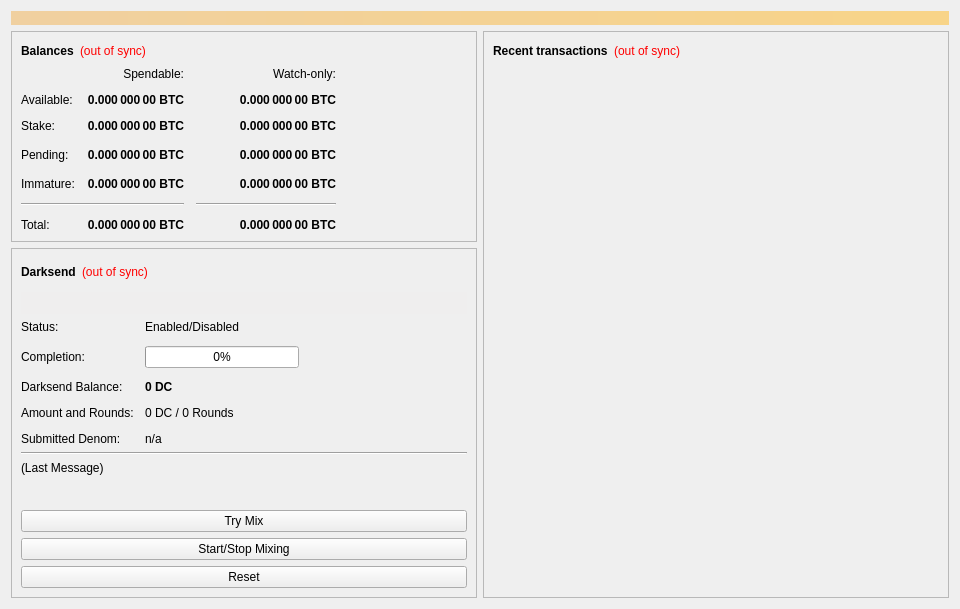
<?xml version="1.0" encoding="UTF-8"?>
<ui version="4.0">
 <class>OverviewPage</class>
 <widget class="QWidget" name="OverviewPage">
  <property name="geometry">
   <rect>
    <x>0</x>
    <y>0</y>
    <width>960</width>
    <height>594</height>
   </rect>
  </property>
  <property name="minimumSize">
   <size>
    <width>960</width>
    <height>0</height>
   </size>
  </property>
  <property name="windowTitle">
   <string>Form</string>
  </property>
  <layout class="QVBoxLayout" name="topLayout">
   <item>
    <widget class="QLabel" name="labelAlerts">
     <property name="visible">
      <bool>false</bool>
     </property>
     <property name="styleSheet">
      <string notr="true">background-color: qlineargradient(x1: 0, y1: 0, x2: 1, y2: 0, stop:0 #F0D0A0, stop:1 #F8D488); color:#000000;</string>
     </property>
     <property name="wordWrap">
      <bool>true</bool>
     </property>
     <property name="margin">
      <number>3</number>
     </property>
    </widget>
   </item>
   <item>
    <layout class="QHBoxLayout" name="horizontalLayout" stretch="1,1">
     <item>
      <layout class="QVBoxLayout" name="verticalLayout_2">
       <item>
        <widget class="QFrame" name="frame">
         <property name="frameShape">
          <enum>QFrame::StyledPanel</enum>
         </property>
         <property name="frameShadow">
          <enum>QFrame::Raised</enum>
         </property>
         <layout class="QVBoxLayout" name="verticalLayout_4">
          <item>
           <layout class="QHBoxLayout" name="horizontalLayout_4">
            <item>
             <widget class="QLabel" name="label_5">
              <property name="font">
               <font>
                <weight>75</weight>
                <bold>true</bold>
               </font>
              </property>
              <property name="text">
               <string>Balances</string>
              </property>
             </widget>
            </item>
            <item>
             <widget class="QLabel" name="labelWalletStatus">
              <property name="cursor">
               <cursorShape>WhatsThisCursor</cursorShape>
              </property>
              <property name="toolTip">
               <string>The displayed information may be out of date. Your wallet automatically synchronizes with the Ducat network after a connection is established, but this process has not completed yet.</string>
              </property>
              <property name="styleSheet">
               <string notr="true">QLabel { color: red; }</string>
              </property>
              <property name="text">
               <string notr="true">(out of sync)</string>
              </property>
              <property name="alignment">
               <set>Qt::AlignLeading|Qt::AlignLeft|Qt::AlignVCenter</set>
              </property>
             </widget>
            </item>
            <item>
             <spacer name="horizontalSpacer_3">
              <property name="orientation">
               <enum>Qt::Horizontal</enum>
              </property>
              <property name="sizeHint" stdset="0">
               <size>
                <width>40</width>
                <height>20</height>
               </size>
              </property>
             </spacer>
            </item>
           </layout>
          </item>
          <item>
           <layout class="QGridLayout" name="gridLayout">
            <property name="spacing">
             <number>12</number>
            </property>
            <item row="3" column="2">
             <widget class="QLabel" name="labelWatchPending">
              <property name="font">
               <font>
                <weight>75</weight>
                <bold>true</bold>
               </font>
              </property>
              <property name="cursor">
               <cursorShape>IBeamCursor</cursorShape>
              </property>
              <property name="toolTip">
               <string>Unconfirmed transactions to watch-only addresses</string>
              </property>
              <property name="text">
               <string notr="true">0.000 000 00 BTC</string>
              </property>
              <property name="alignment">
               <set>Qt::AlignRight|Qt::AlignTrailing|Qt::AlignVCenter</set>
              </property>
              <property name="textInteractionFlags">
               <set>Qt::LinksAccessibleByMouse|Qt::TextSelectableByKeyboard|Qt::TextSelectableByMouse</set>
              </property>
             </widget>
            </item>
            <item row="3" column="1">
             <widget class="QLabel" name="labelUnconfirmed">
              <property name="font">
               <font>
                <weight>75</weight>
                <bold>true</bold>
               </font>
              </property>
              <property name="cursor">
               <cursorShape>IBeamCursor</cursorShape>
              </property>
              <property name="toolTip">
               <string>Total of transactions that have yet to be confirmed, and do not yet count toward the spendable balance</string>
              </property>
              <property name="text">
               <string notr="true">0.000 000 00 BTC</string>
              </property>
              <property name="alignment">
               <set>Qt::AlignRight|Qt::AlignTrailing|Qt::AlignVCenter</set>
              </property>
              <property name="textInteractionFlags">
               <set>Qt::LinksAccessibleByMouse|Qt::TextSelectableByKeyboard|Qt::TextSelectableByMouse</set>
              </property>
             </widget>
            </item>
            <item row="4" column="2">
             <widget class="QLabel" name="labelWatchImmature">
              <property name="font">
               <font>
                <weight>75</weight>
                <bold>true</bold>
               </font>
              </property>
              <property name="cursor">
               <cursorShape>IBeamCursor</cursorShape>
              </property>
              <property name="toolTip">
               <string>Mined balance in watch-only addresses that has not yet matured</string>
              </property>
              <property name="text">
               <string notr="true">0.000 000 00 BTC</string>
              </property>
              <property name="alignment">
               <set>Qt::AlignRight|Qt::AlignTrailing|Qt::AlignVCenter</set>
              </property>
              <property name="textInteractionFlags">
               <set>Qt::LinksAccessibleByMouse|Qt::TextSelectableByKeyboard|Qt::TextSelectableByMouse</set>
              </property>
             </widget>
            </item>
            <item row="5" column="0" colspan="2">
             <widget class="Line" name="lineSpendableBalance">
              <property name="orientation">
               <enum>Qt::Horizontal</enum>
              </property>
             </widget>
            </item>
            <item row="5" column="2">
             <widget class="Line" name="lineWatchBalance">
              <property name="sizePolicy">
               <sizepolicy hsizetype="Preferred" vsizetype="Fixed">
                <horstretch>0</horstretch>
                <verstretch>0</verstretch>
               </sizepolicy>
              </property>
              <property name="minimumSize">
               <size>
                <width>140</width>
                <height>0</height>
               </size>
              </property>
              <property name="orientation">
               <enum>Qt::Horizontal</enum>
              </property>
             </widget>
            </item>
            <item row="6" column="0">
             <widget class="QLabel" name="labelTotalText">
              <property name="text">
               <string>Total:</string>
              </property>
             </widget>
            </item>
            <item row="4" column="1">
             <widget class="QLabel" name="labelImmature">
              <property name="font">
               <font>
                <weight>75</weight>
                <bold>true</bold>
               </font>
              </property>
              <property name="cursor">
               <cursorShape>IBeamCursor</cursorShape>
              </property>
              <property name="toolTip">
               <string>Mined balance that has not yet matured</string>
              </property>
              <property name="text">
               <string notr="true">0.000 000 00 BTC</string>
              </property>
              <property name="alignment">
               <set>Qt::AlignRight|Qt::AlignTrailing|Qt::AlignVCenter</set>
              </property>
              <property name="textInteractionFlags">
               <set>Qt::LinksAccessibleByMouse|Qt::TextSelectableByKeyboard|Qt::TextSelectableByMouse</set>
              </property>
             </widget>
            </item>
            <item row="3" column="3">
             <spacer name="horizontalSpacer_2">
              <property name="orientation">
               <enum>Qt::Horizontal</enum>
              </property>
              <property name="sizeHint" stdset="0">
               <size>
                <width>40</width>
                <height>20</height>
               </size>
              </property>
             </spacer>
            </item>
            <item row="4" column="0">
             <widget class="QLabel" name="labelImmatureText">
              <property name="text">
               <string>Immature:</string>
              </property>
             </widget>
            </item>
            <item row="6" column="1">
             <widget class="QLabel" name="labelTotal">
              <property name="font">
               <font>
                <weight>75</weight>
                <bold>true</bold>
               </font>
              </property>
              <property name="cursor">
               <cursorShape>IBeamCursor</cursorShape>
              </property>
              <property name="toolTip">
               <string>Your current total balance</string>
              </property>
              <property name="text">
               <string notr="true">0.000 000 00 BTC</string>
              </property>
              <property name="alignment">
               <set>Qt::AlignRight|Qt::AlignTrailing|Qt::AlignVCenter</set>
              </property>
              <property name="textInteractionFlags">
               <set>Qt::LinksAccessibleByMouse|Qt::TextSelectableByKeyboard|Qt::TextSelectableByMouse</set>
              </property>
             </widget>
            </item>
            <item row="6" column="2">
             <widget class="QLabel" name="labelWatchTotal">
              <property name="font">
               <font>
                <weight>75</weight>
                <bold>true</bold>
               </font>
              </property>
              <property name="cursor">
               <cursorShape>IBeamCursor</cursorShape>
              </property>
              <property name="toolTip">
               <string>Current total balance in watch-only addresses</string>
              </property>
              <property name="text">
               <string notr="true">0.000 000 00 BTC</string>
              </property>
              <property name="alignment">
               <set>Qt::AlignRight|Qt::AlignTrailing|Qt::AlignVCenter</set>
              </property>
              <property name="textInteractionFlags">
               <set>Qt::LinksAccessibleByMouse|Qt::TextSelectableByKeyboard|Qt::TextSelectableByMouse</set>
              </property>
             </widget>
            </item>
            <item row="0" column="2">
             <widget class="QLabel" name="labelWatchonly">
              <property name="text">
               <string>Watch-only:</string>
              </property>
              <property name="alignment">
               <set>Qt::AlignRight|Qt::AlignTrailing|Qt::AlignVCenter</set>
              </property>
             </widget>
            </item>
            <item row="1" column="0">
             <widget class="QLabel" name="labelBalanceText">
              <property name="text">
               <string>Available:</string>
              </property>
             </widget>
            </item>
            <item row="1" column="1">
             <widget class="QLabel" name="labelBalance">
              <property name="font">
               <font>
                <weight>75</weight>
                <bold>true</bold>
               </font>
              </property>
              <property name="cursor">
               <cursorShape>IBeamCursor</cursorShape>
              </property>
              <property name="toolTip">
               <string>Your current spendable balance</string>
              </property>
              <property name="text">
               <string notr="true">0.000 000 00 BTC</string>
              </property>
              <property name="alignment">
               <set>Qt::AlignRight|Qt::AlignTrailing|Qt::AlignVCenter</set>
              </property>
              <property name="textInteractionFlags">
               <set>Qt::LinksAccessibleByMouse|Qt::TextSelectableByKeyboard|Qt::TextSelectableByMouse</set>
              </property>
             </widget>
            </item>
            <item row="2" column="0">
             <widget class="QLabel" name="label_10">
              <property name="text">
               <string>Stake:</string>
              </property>
             </widget>
            </item>
            <item row="2" column="1">
             <widget class="QLabel" name="labelStake">
              <property name="font">
               <font>
                <weight>75</weight>
                <bold>true</bold>
               </font>
              </property>
              <property name="cursor">
               <cursorShape>IBeamCursor</cursorShape>
              </property>
              <property name="toolTip">
               <string>Total of coins that was staked, and do not yet count toward the current balance</string>
              </property>
              <property name="text">
               <string notr="true">0.000 000 00 BTC</string>
              </property>
              <property name="alignment">
               <set>Qt::AlignRight|Qt::AlignTrailing|Qt::AlignVCenter</set>
              </property>
              <property name="textInteractionFlags">
               <set>Qt::LinksAccessibleByMouse|Qt::TextSelectableByKeyboard|Qt::TextSelectableByMouse</set>
              </property>
             </widget>
            </item>
            <item row="2" column="2">
             <widget class="QLabel" name="labelWatchStake">
              <property name="font">
               <font>
                <weight>75</weight>
                <bold>true</bold>
               </font>
              </property>
              <property name="cursor">
               <cursorShape>IBeamCursor</cursorShape>
              </property>
              <property name="toolTip">
               <string>Total of coins that was staked in watch-only addresses, and do not yet count toward the current watch-only balance</string>
              </property>
              <property name="text">
               <string notr="true">0.000 000 00 BTC</string>
              </property>
              <property name="alignment">
               <set>Qt::AlignRight|Qt::AlignTrailing|Qt::AlignVCenter</set>
              </property>
              <property name="textInteractionFlags">
               <set>Qt::LinksAccessibleByMouse|Qt::TextSelectableByKeyboard|Qt::TextSelectableByMouse</set>
              </property>
             </widget>
            </item>
            <item row="1" column="2">
             <widget class="QLabel" name="labelWatchAvailable">
              <property name="font">
               <font>
                <weight>75</weight>
                <bold>true</bold>
               </font>
              </property>
              <property name="cursor">
               <cursorShape>IBeamCursor</cursorShape>
              </property>
              <property name="toolTip">
               <string>Your current balance in watch-only addresses</string>
              </property>
              <property name="text">
               <string notr="true">0.000 000 00 BTC</string>
              </property>
              <property name="alignment">
               <set>Qt::AlignRight|Qt::AlignTrailing|Qt::AlignVCenter</set>
              </property>
              <property name="textInteractionFlags">
               <set>Qt::LinksAccessibleByMouse|Qt::TextSelectableByKeyboard|Qt::TextSelectableByMouse</set>
              </property>
             </widget>
            </item>
            <item row="3" column="0">
             <widget class="QLabel" name="labelPendingText">
              <property name="text">
               <string>Pending:</string>
              </property>
             </widget>
            </item>
            <item row="0" column="1">
             <widget class="QLabel" name="labelSpendable">
              <property name="text">
               <string>Spendable:</string>
              </property>
              <property name="alignment">
               <set>Qt::AlignRight|Qt::AlignTrailing|Qt::AlignVCenter</set>
              </property>
             </widget>
            </item>
           </layout>
          </item>
         </layout>
        </widget>
       </item>
       <item>
        <widget class="QFrame" name="frameDarksend">
         <property name="sizePolicy">
          <sizepolicy hsizetype="Expanding" vsizetype="Expanding">
           <horstretch>0</horstretch>
           <verstretch>0</verstretch>
          </sizepolicy>
         </property>
         <property name="minimumSize">
          <size>
           <width>0</width>
           <height>350</height>
          </size>
         </property>
         <property name="layoutDirection">
          <enum>Qt::LeftToRight</enum>
         </property>
         <property name="frameShape">
          <enum>QFrame::StyledPanel</enum>
         </property>
         <property name="frameShadow">
          <enum>QFrame::Raised</enum>
         </property>
         <layout class="QVBoxLayout" name="verticalLayout_5">
          <item>
           <layout class="QHBoxLayout" name="horizontalLayout_5">
            <item>
             <widget class="QLabel" name="label_2">
              <property name="font">
               <font>
                <weight>75</weight>
                <bold>true</bold>
               </font>
              </property>
              <property name="text">
               <string>Darksend</string>
              </property>
             </widget>
            </item>
            <item>
             <widget class="QLabel" name="labelDarksendSyncStatus">
              <property name="toolTip">
               <string>The displayed information may be out of date. Your wallet automatically synchronizes with the Ducat network after a connection is established, but this process has not completed yet.</string>
              </property>
              <property name="styleSheet">
               <string notr="true">QLabel { color: red; }</string>
              </property>
              <property name="text">
               <string notr="true">(out of sync)</string>
              </property>
              <property name="alignment">
               <set>Qt::AlignLeading|Qt::AlignLeft|Qt::AlignVCenter</set>
              </property>
             </widget>
            </item>
            <item>
             <spacer name="horizontalSpacer_4">
              <property name="orientation">
               <enum>Qt::Horizontal</enum>
              </property>
              <property name="sizeHint" stdset="0">
               <size>
                <width>40</width>
                <height>20</height>
               </size>
              </property>
             </spacer>
            </item>
           </layout>
          </item>
          <item>
           <widget class="QPushButton" name="runAutoDenom">
            <property name="palette">
             <palette>
              <active>
               <colorrole role="WindowText">
                <brush brushstyle="SolidPattern">
                 <color alpha="255">
                  <red>0</red>
                  <green>0</green>
                  <blue>0</blue>
                 </color>
                </brush>
               </colorrole>
               <colorrole role="Button">
                <brush brushstyle="SolidPattern">
                 <color alpha="255">
                  <red>239</red>
                  <green>238</green>
                  <blue>238</blue>
                 </color>
                </brush>
               </colorrole>
               <colorrole role="Light">
                <brush brushstyle="SolidPattern">
                 <color alpha="255">
                  <red>255</red>
                  <green>255</green>
                  <blue>255</blue>
                 </color>
                </brush>
               </colorrole>
               <colorrole role="Midlight">
                <brush brushstyle="SolidPattern">
                 <color alpha="255">
                  <red>247</red>
                  <green>246</green>
                  <blue>246</blue>
                 </color>
                </brush>
               </colorrole>
               <colorrole role="Dark">
                <brush brushstyle="SolidPattern">
                 <color alpha="255">
                  <red>119</red>
                  <green>119</green>
                  <blue>119</blue>
                 </color>
                </brush>
               </colorrole>
               <colorrole role="Mid">
                <brush brushstyle="SolidPattern">
                 <color alpha="255">
                  <red>159</red>
                  <green>159</green>
                  <blue>159</blue>
                 </color>
                </brush>
               </colorrole>
               <colorrole role="Text">
                <brush brushstyle="SolidPattern">
                 <color alpha="255">
                  <red>0</red>
                  <green>0</green>
                  <blue>0</blue>
                 </color>
                </brush>
               </colorrole>
               <colorrole role="BrightText">
                <brush brushstyle="SolidPattern">
                 <color alpha="255">
                  <red>255</red>
                  <green>255</green>
                  <blue>255</blue>
                 </color>
                </brush>
               </colorrole>
               <colorrole role="ButtonText">
                <brush brushstyle="SolidPattern">
                 <color alpha="255">
                  <red>0</red>
                  <green>0</green>
                  <blue>0</blue>
                 </color>
                </brush>
               </colorrole>
               <colorrole role="Base">
                <brush brushstyle="SolidPattern">
                 <color alpha="255">
                  <red>255</red>
                  <green>255</green>
                  <blue>255</blue>
                 </color>
                </brush>
               </colorrole>
               <colorrole role="Window">
                <brush brushstyle="SolidPattern">
                 <color alpha="255">
                  <red>239</red>
                  <green>238</green>
                  <blue>238</blue>
                 </color>
                </brush>
               </colorrole>
               <colorrole role="Shadow">
                <brush brushstyle="SolidPattern">
                 <color alpha="255">
                  <red>0</red>
                  <green>0</green>
                  <blue>0</blue>
                 </color>
                </brush>
               </colorrole>
               <colorrole role="AlternateBase">
                <brush brushstyle="SolidPattern">
                 <color alpha="255">
                  <red>247</red>
                  <green>246</green>
                  <blue>246</blue>
                 </color>
                </brush>
               </colorrole>
               <colorrole role="ToolTipBase">
                <brush brushstyle="SolidPattern">
                 <color alpha="255">
                  <red>255</red>
                  <green>255</green>
                  <blue>220</blue>
                 </color>
                </brush>
               </colorrole>
               <colorrole role="ToolTipText">
                <brush brushstyle="SolidPattern">
                 <color alpha="255">
                  <red>0</red>
                  <green>0</green>
                  <blue>0</blue>
                 </color>
                </brush>
               </colorrole>
              </active>
              <inactive>
               <colorrole role="WindowText">
                <brush brushstyle="SolidPattern">
                 <color alpha="255">
                  <red>0</red>
                  <green>0</green>
                  <blue>0</blue>
                 </color>
                </brush>
               </colorrole>
               <colorrole role="Button">
                <brush brushstyle="SolidPattern">
                 <color alpha="255">
                  <red>239</red>
                  <green>238</green>
                  <blue>238</blue>
                 </color>
                </brush>
               </colorrole>
               <colorrole role="Light">
                <brush brushstyle="SolidPattern">
                 <color alpha="255">
                  <red>255</red>
                  <green>255</green>
                  <blue>255</blue>
                 </color>
                </brush>
               </colorrole>
               <colorrole role="Midlight">
                <brush brushstyle="SolidPattern">
                 <color alpha="255">
                  <red>247</red>
                  <green>246</green>
                  <blue>246</blue>
                 </color>
                </brush>
               </colorrole>
               <colorrole role="Dark">
                <brush brushstyle="SolidPattern">
                 <color alpha="255">
                  <red>119</red>
                  <green>119</green>
                  <blue>119</blue>
                 </color>
                </brush>
               </colorrole>
               <colorrole role="Mid">
                <brush brushstyle="SolidPattern">
                 <color alpha="255">
                  <red>159</red>
                  <green>159</green>
                  <blue>159</blue>
                 </color>
                </brush>
               </colorrole>
               <colorrole role="Text">
                <brush brushstyle="SolidPattern">
                 <color alpha="255">
                  <red>0</red>
                  <green>0</green>
                  <blue>0</blue>
                 </color>
                </brush>
               </colorrole>
               <colorrole role="BrightText">
                <brush brushstyle="SolidPattern">
                 <color alpha="255">
                  <red>255</red>
                  <green>255</green>
                  <blue>255</blue>
                 </color>
                </brush>
               </colorrole>
               <colorrole role="ButtonText">
                <brush brushstyle="SolidPattern">
                 <color alpha="255">
                  <red>0</red>
                  <green>0</green>
                  <blue>0</blue>
                 </color>
                </brush>
               </colorrole>
               <colorrole role="Base">
                <brush brushstyle="SolidPattern">
                 <color alpha="255">
                  <red>255</red>
                  <green>255</green>
                  <blue>255</blue>
                 </color>
                </brush>
               </colorrole>
               <colorrole role="Window">
                <brush brushstyle="SolidPattern">
                 <color alpha="255">
                  <red>239</red>
                  <green>238</green>
                  <blue>238</blue>
                 </color>
                </brush>
               </colorrole>
               <colorrole role="Shadow">
                <brush brushstyle="SolidPattern">
                 <color alpha="255">
                  <red>0</red>
                  <green>0</green>
                  <blue>0</blue>
                 </color>
                </brush>
               </colorrole>
               <colorrole role="AlternateBase">
                <brush brushstyle="SolidPattern">
                 <color alpha="255">
                  <red>247</red>
                  <green>246</green>
                  <blue>246</blue>
                 </color>
                </brush>
               </colorrole>
               <colorrole role="ToolTipBase">
                <brush brushstyle="SolidPattern">
                 <color alpha="255">
                  <red>255</red>
                  <green>255</green>
                  <blue>220</blue>
                 </color>
                </brush>
               </colorrole>
               <colorrole role="ToolTipText">
                <brush brushstyle="SolidPattern">
                 <color alpha="255">
                  <red>0</red>
                  <green>0</green>
                  <blue>0</blue>
                 </color>
                </brush>
               </colorrole>
              </inactive>
              <disabled>
               <colorrole role="WindowText">
                <brush brushstyle="SolidPattern">
                 <color alpha="255">
                  <red>119</red>
                  <green>119</green>
                  <blue>119</blue>
                 </color>
                </brush>
               </colorrole>
               <colorrole role="Button">
                <brush brushstyle="SolidPattern">
                 <color alpha="255">
                  <red>239</red>
                  <green>238</green>
                  <blue>238</blue>
                 </color>
                </brush>
               </colorrole>
               <colorrole role="Light">
                <brush brushstyle="SolidPattern">
                 <color alpha="255">
                  <red>255</red>
                  <green>255</green>
                  <blue>255</blue>
                 </color>
                </brush>
               </colorrole>
               <colorrole role="Midlight">
                <brush brushstyle="SolidPattern">
                 <color alpha="255">
                  <red>247</red>
                  <green>246</green>
                  <blue>246</blue>
                 </color>
                </brush>
               </colorrole>
               <colorrole role="Dark">
                <brush brushstyle="SolidPattern">
                 <color alpha="255">
                  <red>119</red>
                  <green>119</green>
                  <blue>119</blue>
                 </color>
                </brush>
               </colorrole>
               <colorrole role="Mid">
                <brush brushstyle="SolidPattern">
                 <color alpha="255">
                  <red>159</red>
                  <green>159</green>
                  <blue>159</blue>
                 </color>
                </brush>
               </colorrole>
               <colorrole role="Text">
                <brush brushstyle="SolidPattern">
                 <color alpha="255">
                  <red>119</red>
                  <green>119</green>
                  <blue>119</blue>
                 </color>
                </brush>
               </colorrole>
               <colorrole role="BrightText">
                <brush brushstyle="SolidPattern">
                 <color alpha="255">
                  <red>255</red>
                  <green>255</green>
                  <blue>255</blue>
                 </color>
                </brush>
               </colorrole>
               <colorrole role="ButtonText">
                <brush brushstyle="SolidPattern">
                 <color alpha="255">
                  <red>119</red>
                  <green>119</green>
                  <blue>119</blue>
                 </color>
                </brush>
               </colorrole>
               <colorrole role="Base">
                <brush brushstyle="SolidPattern">
                 <color alpha="255">
                  <red>239</red>
                  <green>238</green>
                  <blue>238</blue>
                 </color>
                </brush>
               </colorrole>
               <colorrole role="Window">
                <brush brushstyle="SolidPattern">
                 <color alpha="255">
                  <red>239</red>
                  <green>238</green>
                  <blue>238</blue>
                 </color>
                </brush>
               </colorrole>
               <colorrole role="Shadow">
                <brush brushstyle="SolidPattern">
                 <color alpha="255">
                  <red>0</red>
                  <green>0</green>
                  <blue>0</blue>
                 </color>
                </brush>
               </colorrole>
               <colorrole role="AlternateBase">
                <brush brushstyle="SolidPattern">
                 <color alpha="255">
                  <red>239</red>
                  <green>238</green>
                  <blue>238</blue>
                 </color>
                </brush>
               </colorrole>
               <colorrole role="ToolTipBase">
                <brush brushstyle="SolidPattern">
                 <color alpha="255">
                  <red>255</red>
                  <green>255</green>
                  <blue>220</blue>
                 </color>
                </brush>
               </colorrole>
               <colorrole role="ToolTipText">
                <brush brushstyle="SolidPattern">
                 <color alpha="255">
                  <red>0</red>
                  <green>0</green>
                  <blue>0</blue>
                 </color>
                </brush>
               </colorrole>
              </disabled>
             </palette>
            </property>
            <property name="focusPolicy">
             <enum>Qt::NoFocus</enum>
            </property>
            <property name="autoFillBackground">
             <bool>true</bool>
            </property>
            <property name="text">
             <string/>
            </property>
            <property name="flat">
             <bool>true</bool>
            </property>
           </widget>
          </item>
          <item>
           <layout class="QFormLayout" name="formLayout">
            <property name="fieldGrowthPolicy">
             <enum>QFormLayout::AllNonFixedFieldsGrow</enum>
            </property>
            <property name="horizontalSpacing">
             <number>11</number>
            </property>
            <property name="verticalSpacing">
             <number>12</number>
            </property>
            <item row="0" column="0">
             <widget class="QLabel" name="label_6">
              <property name="text">
               <string>Status:</string>
              </property>
             </widget>
            </item>
            <item row="1" column="0">
             <widget class="QLabel" name="label_7">
              <property name="text">
               <string>Completion:</string>
              </property>
             </widget>
            </item>
            <item row="1" column="1">
             <widget class="QProgressBar" name="darksendProgress">
              <property name="maximumSize">
               <size>
                <width>154</width>
                <height>16777215</height>
               </size>
              </property>
              <property name="value">
               <number>0</number>
              </property>
             </widget>
            </item>
            <item row="3" column="0">
             <widget class="QLabel" name="labelAnonymizedText">
              <property name="text">
               <string>Darksend Balance:</string>
              </property>
             </widget>
            </item>
            <item row="3" column="1">
             <widget class="QLabel" name="labelAnonymized">
              <property name="font">
               <font>
                <weight>75</weight>
                <bold>true</bold>
               </font>
              </property>
              <property name="text">
               <string notr="true">0 DC</string>
              </property>
             </widget>
            </item>
            <item row="4" column="0">
             <widget class="QLabel" name="label_8">
              <property name="text">
               <string>Amount and Rounds:</string>
              </property>
             </widget>
            </item>
            <item row="4" column="1">
             <widget class="QLabel" name="labelAmountRounds">
              <property name="text">
               <string>0 DC / 0 Rounds</string>
              </property>
             </widget>
            </item>
            <item row="5" column="0">
             <widget class="QLabel" name="label_9">
              <property name="text">
               <string>Submitted Denom:</string>
              </property>
             </widget>
            </item>
            <item row="5" column="1">
             <widget class="QLabel" name="labelSubmittedDenom">
              <property name="toolTip">
               <string>The denominations you submitted to the Masternode.&lt;br&gt;To mix, other users must submit the exact same denominations.</string>
              </property>
              <property name="text">
               <string>n/a</string>
              </property>
             </widget>
            </item>
            <item row="0" column="1">
             <widget class="QLabel" name="darksendEnabled">
              <property name="text">
               <string>Enabled/Disabled</string>
              </property>
             </widget>
            </item>
           </layout>
          </item>
          <item>
           <widget class="Line" name="lineLastMessage">
            <property name="orientation">
             <enum>Qt::Horizontal</enum>
            </property>
           </widget>
          </item>
          <item>
           <widget class="QLabel" name="darksendStatus">
            <property name="minimumSize">
             <size>
              <width>288</width>
              <height>43</height>
             </size>
            </property>
            <property name="text">
             <string>(Last Message)</string>
            </property>
            <property name="alignment">
             <set>Qt::AlignLeading|Qt::AlignLeft|Qt::AlignTop</set>
            </property>
            <property name="wordWrap">
             <bool>true</bool>
            </property>
           </widget>
          </item>
          <item>
           <widget class="QPushButton" name="darksendAuto">
            <property name="sizePolicy">
             <sizepolicy hsizetype="MinimumExpanding" vsizetype="Fixed">
              <horstretch>0</horstretch>
              <verstretch>0</verstretch>
             </sizepolicy>
            </property>
            <property name="toolTip">
             <string>Try to manually submit a Darksend request.</string>
            </property>
            <property name="text">
             <string>Try Mix</string>
            </property>
           </widget>
          </item>
          <item>
           <widget class="QPushButton" name="toggleDarksend">
            <property name="sizePolicy">
             <sizepolicy hsizetype="MinimumExpanding" vsizetype="Fixed">
              <horstretch>0</horstretch>
              <verstretch>0</verstretch>
             </sizepolicy>
            </property>
            <property name="text">
             <string>Start/Stop Mixing</string>
            </property>
           </widget>
          </item>
          <item>
           <widget class="QPushButton" name="darksendReset">
            <property name="sizePolicy">
             <sizepolicy hsizetype="MinimumExpanding" vsizetype="Fixed">
              <horstretch>0</horstretch>
              <verstretch>0</verstretch>
             </sizepolicy>
            </property>
            <property name="toolTip">
             <string>Reset the current status of Darksend (can interrupt Darksend if it's in the process of Mixing, which can cost you money!)</string>
            </property>
            <property name="autoFillBackground">
             <bool>false</bool>
            </property>
            <property name="text">
             <string>Reset</string>
            </property>
           </widget>
          </item>
         </layout>
        </widget>
       </item>
       <item>
        <spacer name="verticalSpacer">
         <property name="orientation">
          <enum>Qt::Vertical</enum>
         </property>
         <property name="sizeHint" stdset="0">
          <size>
           <width>20</width>
           <height>40</height>
          </size>
         </property>
        </spacer>
       </item>
      </layout>
     </item>
     <item>
      <layout class="QVBoxLayout" name="verticalLayout_3">
       <item>
        <widget class="QFrame" name="frame_2">
         <property name="frameShape">
          <enum>QFrame::StyledPanel</enum>
         </property>
         <property name="frameShadow">
          <enum>QFrame::Raised</enum>
         </property>
         <layout class="QVBoxLayout" name="verticalLayout">
          <item>
           <layout class="QHBoxLayout" name="horizontalLayout_2">
            <item>
             <widget class="QLabel" name="label_4">
              <property name="font">
               <font>
                <weight>75</weight>
                <bold>true</bold>
               </font>
              </property>
              <property name="text">
               <string>Recent transactions</string>
              </property>
             </widget>
            </item>
            <item>
             <widget class="QLabel" name="labelTransactionsStatus">
              <property name="cursor">
               <cursorShape>WhatsThisCursor</cursorShape>
              </property>
              <property name="toolTip">
               <string>The displayed information may be out of date. Your wallet automatically synchronizes with the Ducat network after a connection is established, but this process has not completed yet.</string>
              </property>
              <property name="styleSheet">
               <string notr="true">QLabel { color: red; }</string>
              </property>
              <property name="text">
               <string notr="true">(out of sync)</string>
              </property>
              <property name="alignment">
               <set>Qt::AlignRight|Qt::AlignTrailing|Qt::AlignVCenter</set>
              </property>
             </widget>
            </item>
            <item>
             <spacer name="horizontalSpacer">
              <property name="orientation">
               <enum>Qt::Horizontal</enum>
              </property>
              <property name="sizeHint" stdset="0">
               <size>
                <width>40</width>
                <height>20</height>
               </size>
              </property>
             </spacer>
            </item>
           </layout>
          </item>
          <item>
           <widget class="QListView" name="listTransactions">
            <property name="styleSheet">
             <string notr="true">QListView { background: transparent; }</string>
            </property>
            <property name="frameShape">
             <enum>QFrame::NoFrame</enum>
            </property>
            <property name="verticalScrollBarPolicy">
             <enum>Qt::ScrollBarAlwaysOff</enum>
            </property>
            <property name="horizontalScrollBarPolicy">
             <enum>Qt::ScrollBarAlwaysOff</enum>
            </property>
            <property name="selectionMode">
             <enum>QAbstractItemView::NoSelection</enum>
            </property>
           </widget>
          </item>
         </layout>
        </widget>
       </item>
      </layout>
     </item>
    </layout>
   </item>
  </layout>
 </widget>
 <resources/>
 <connections/>
</ui>
